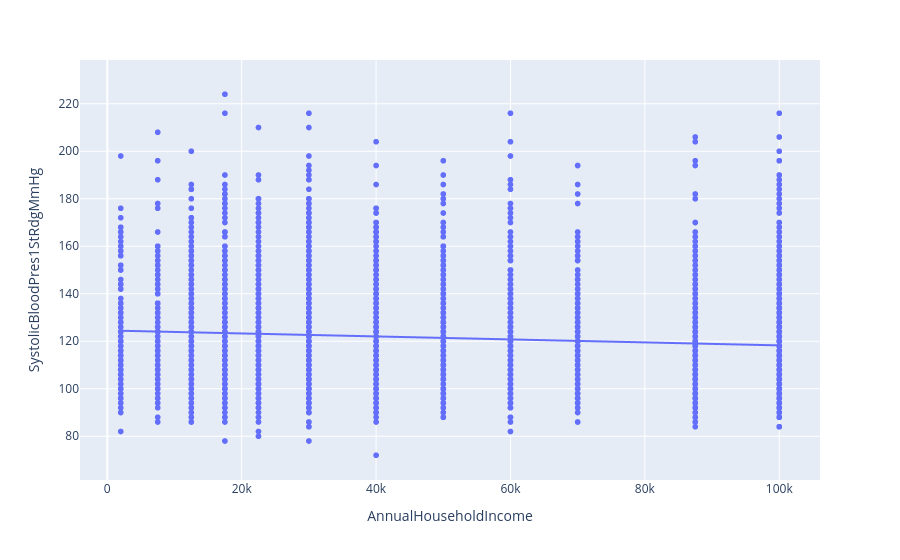

Write notebook code for a chart like this one.
### Code cell
# going to make a scatterplot for first reading of systolic blood pressure and annual income 
fig = px.scatter(nhanes, y='SystolicBloodPres1StRdgMmHg',x='AnnualHouseholdIncome', trendline="ols" )
# going to see if i can limit the x axis 
# fig_px.update_layout(xaxis_range=[0, 65]) 
fig.show()

### Figure 1 — Plotly figure (JSON) as saved in the notebook; plotly's stock layout.template omitted (floating-point values rounded to 4 significant figures; data arrays with more than 128 entries replaced by an {"elided": "..."} marker saying what was removed)
{"data": [{"hovertemplate": "AnnualHouseholdIncome=%{x}<br>SystolicBloodPres1StRdgMmHg=%{y}<extra></extra>", "legendgroup": "", "marker": {"color": "#636efa", "symbol": "circle"}, "mode": "markers", "name": "", "showlegend": false, "type": "scattergl", "x": {"elided": "8366 float values"}, "xaxis": "x", "y": {"elided": "8366 float values"}, "yaxis": "y"}, {"hovertemplate": "<b>OLS trendline</b><br>SystolicBloodPres1StRdgMmHg = -6.28468e-05 * AnnualHouseholdIncome + 124.544<br>R<sup>2</sup>=0.010585<br><br>AnnualHouseholdIncome=%{x}<br>SystolicBloodPres1StRdgMmHg=%{y} <b>(trend)</b><extra></extra>", "legendgroup": "", "marker": {"color": "#636efa", "symbol": "circle"}, "mode": "lines", "name": "", "showlegend": false, "type": "scattergl", "x": {"elided": "5459 float values"}, "xaxis": "x", "y": {"elided": "5459 float values"}, "yaxis": "y"}], "layout": {"legend": {"tracegroupgap": 0}, "margin": {"t": 60}, "xaxis": {"anchor": "y", "domain": [0, 1], "title": {"text": "AnnualHouseholdIncome"}}, "yaxis": {"anchor": "x", "domain": [0, 1], "title": {"text": "SystolicBloodPres1StRdgMmHg"}}}}
